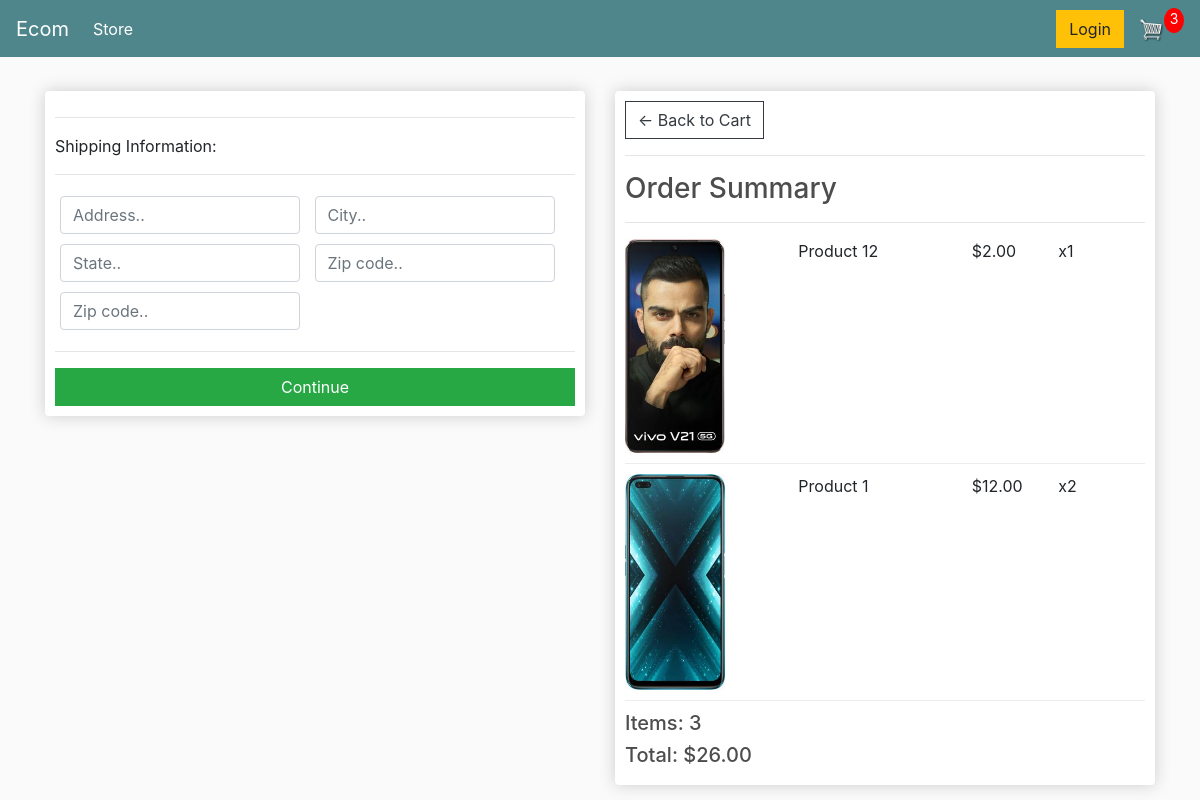
/checkout/ (signed in), run on an earlier commit of the app's database.
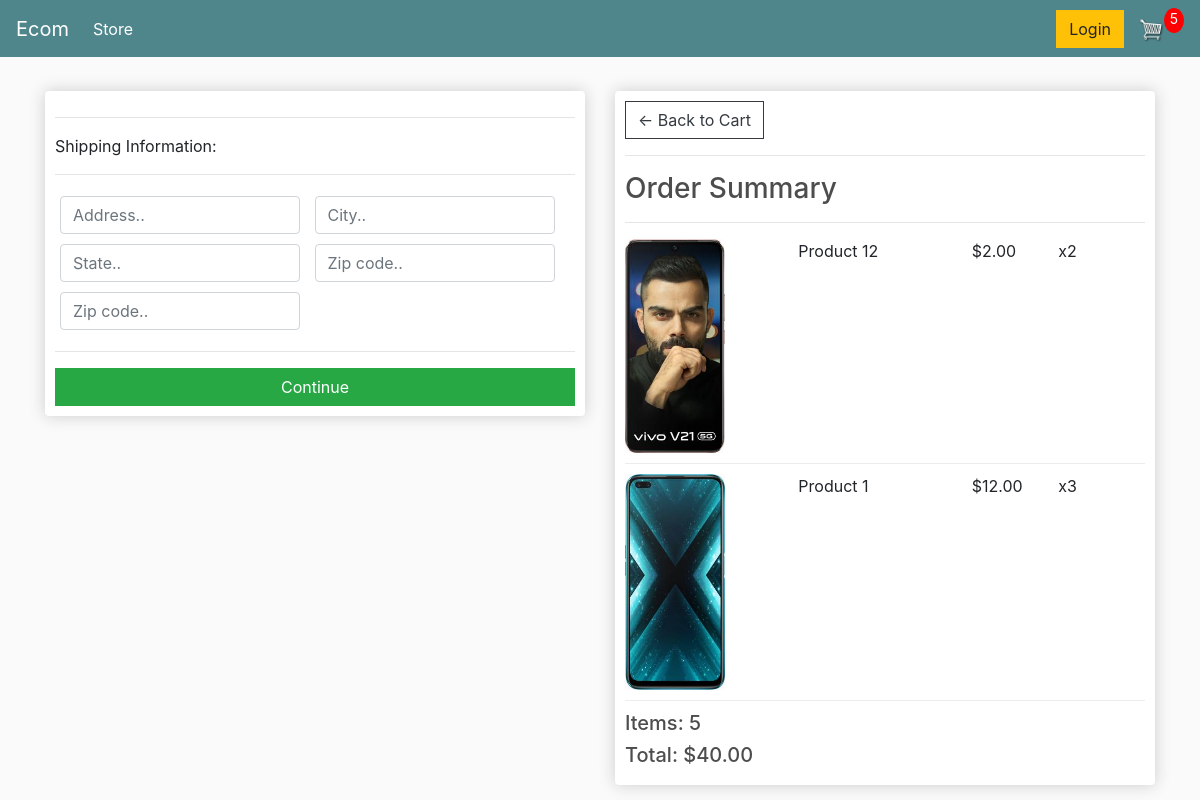
And on a later commit of the database.
### store/models.py (models this page shows, shortened)
class OrderItem(models.Model):
    product = models.ForeignKey(Product,on_delete=models.SET_NULL, null=True)
    order = models.ForeignKey(Order, on_delete=models.SET_NULL, null=True)
    quantity = models.IntegerField(default=0, null=True, blank=True)
    date_added = models.DateTimeField(auto_now_add=True)
    @property
    def get_total(self):
        total = self.product.price * self.quantity
        return total

class Order(models.Model):
    customer = models.ForeignKey(Customer, on_delete=models.SET_NULL, null=True, blank=True)
    date_ordered = models.DateTimeField(auto_now_add=True)
    complete = models.BooleanField(default=False)
    transction_id = models.CharField(max_length=100, null=True)
    @property
    def shipping(self):
        shipping = False
        orderitems = self.orderitem_set.all()
        for i in orderitems:
            if i.product.digital == False:
                shipping = True
        return shipping
    @property
    def get_cart_total(self):
        orderitems = self.orderitem_set.all()
        total = sum([item.get_total for item in orderitems])
        return total
    @property
    def get_cart_items(self):
        orderitems = self.orderitem_set.all()
        total = sum([item.quantity for item in orderitems])
        return total

class Product(models.Model):
    name = models.CharField(max_length=200)
    price = models.DecimalField(max_digits=7, decimal_places=2)
    digital = models.BooleanField(default=False, null=True, blank=True)
    image = models.ImageField(null=True, blank=True)
    @property
    def imageURL(self):
        try:
            url = self.image.url
        except:
            url = ''
        return url

### store/views.py (the view)
# urls.py: path('checkout/', views.checkout, name="checkout"),
def checkout(request):
    data = cartData(request)
    cartItems = data['cartItems']
    order = data['order']
    items = data['items']
    context = {'items':items, 'order':order, 'cartItems': cartItems}
    return render(request, 'store/checkout.html', context)

### store/utils.py (called while the page is built)
def cartData(request):
    if request.user.is_authenticated:
        customer = request.user.customer
        order, created = Order.objects.get_or_create(customer=customer, complete=False)
        items = order.orderitem_set.all()
        cartItems = order.get_cart_items
    else:
       cookieData = cookieCart(request)
       cartItems = cookieData['cartItems']
       order = cookieData['order']
       items = cookieData['items']
    return{'cartItems':cartItems, 'items':items, 'order':order}

### store/templates/store/checkout.html (shortened to what this page needs)
{% extends 'store/main.html' %}
{% load static %}
{% block content %}
     <div class="row">
		<div class="col-lg-6">
			<div class="box-element" id="form-wrapper">
				<form id="form">
					<div id="shipping-info">
						<hr>
						<p>Shipping Information:</p>
						<hr>
						<div class="form-field">
							<input class="form-control" type="text" name="address" placeholder="Address..">
						</div>
						<div class="form-field">
							<input class="form-control" type="text" name="city" placeholder="City..">
						</div>
						<div class="form-field">
							<input class="form-control" type="text" name="state" placeholder="State..">
						</div>
						<div class="form-field">
							<input class="form-control" type="text" name="zipcode" placeholder="Zip code..">
						</div>
						<div class="form-field">
							<input class="form-control" type="text" name="country" placeholder="Zip code..">
						</div>
					</div>
					<hr>
					<input id="form-button" class="btn btn-success btn-block" type="submit" value="Continue">
				</form>
			</div>
			<br>
		</div>
		<div class="col-lg-6">
			<div class="box-element">
				<a  class="btn btn-outline-dark" href="{% url 'cart' %}">&#x2190; Back to Cart</a>
				<hr>
				<h3>Order Summary</h3>
				<hr>
				{% for item in items %}
				<div class="cart-row">
					<div style="flex:2"><img class="row-image" src="{{ item.product.imageURL }}"></div>
					<div style="flex:2"><p>{{ item.product.name }}</p></div>
					<div style="flex:1"><p>${{ item.product.price|floatformat:2 }}</p></div>
					<div style="flex:1"><p>x{{ item.quantity }}</p></div>
				</div>
				{% endfor %}
				<h5>Items:   {{ order.get_cart_items }}</h5>
				<h5>Total:   ${{ order.get_cart_total|floatformat:2 }}</h5>
			</div>
		</div>
	</div>
{% endblock content %}

What changed in the data, as far as the page shows it:
changed OrderItem "Product 12": quantity "1" → "2"
changed OrderItem "Product 1": quantity "2" → "3"
changed through a linked row, Order: get_cart_items "3" → "5"; get_cart_total "26.00" → "40.00"
Also different on the page:
{{ cartItems }}: "3" → "5"
